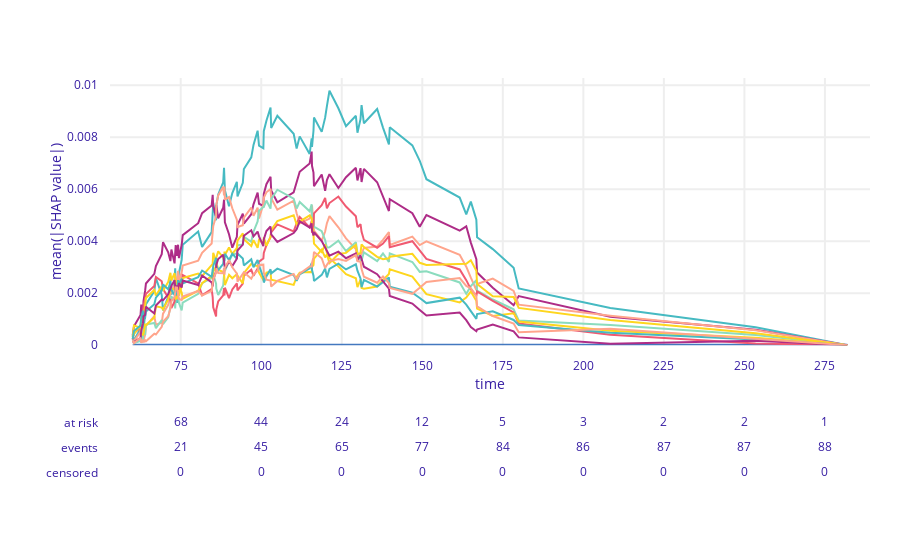

Notebook code cell kept with this figure:
### Markdown cell above
## SurvSHAP

### Code cell
# 必要なライブラリをインポート
from survshap import SurvivalModelExplainer, PredictSurvSHAP, ModelSurvSHAP
from sksurv.ensemble import RandomSurvivalForest # または他の生存分析モデル

subgroup_path="CLAUDIN_SUBTYPE/LumB/NEWpreprocess4numeric_Incpca216"

input_data_path = "./{0}/{1}/{2}".format(
    config.INTERIM_PREPROCESSED_RECURRENCE_DIR,
    subgroup_path,
    "test_set/late_recurrences",
)
input_pipe_path = "./{0}/{1}/{2}/{3}".format(
    config.INTERIM_MODELS_RECURRENCE_DIR,
    subgroup_path,
    "SurvivalTree",
    "test_set",
)


_X = pd.read_pickle("{0}/X.pkl".format(input_data_path))
_y = pd.read_pickle("{0}/y.pkl".format(input_data_path)).to_records(index=False)
_model_pipeline = functions.pickle_load(
    "{0}/model_pipeline.pkl".format(input_pipe_path)
)
_estimator = _model_pipeline[-1]
# データを読み込む

# 生存分析モデルを準備する

_X = pd.DataFrame(_X)
for i in range(216):
    _X = _X.rename(columns ={i:"Feature"+str(i)})

#model = RandomSurvivalForest(random_state=config.SEED)
model = RandomSurvivalForest(
                    n_estimators=1000,
                    min_samples_split=10,
                    min_samples_leaf=15,
                    n_jobs=-1,
                    random_state=config.SEED,
                            )
model.fit(_X, _y)


# Explainerを作成する
explainer = SurvivalModelExplainer(model=model, data=_X, y=_y)

"""
# 1つの観測値に対するSHAP値を計算する
observation_A = _X.iloc[[0]]
survshap_A = PredictSurvSHAP()
survshap_A.fit(explainer=explainer, new_observation=observation_A)
survshap_A.result
survshap_A.plot()
"""

# 複数の観測値に対するSHAP値を計算する
model_survshap = ModelSurvSHAP(calculation_method="treeshap")
model_survshap.fit(explainer= explainer , new_observations = _X)
model_survshap.result
model_survshap.plot_mean_abs_shap_values()
"""
model_survshap.plot_shap_lines_for_all_individuals(variable="variabl1")
"""
extracted_survshap = model_survshap.individual_explanations[0] # PredictSurvSHAP object
